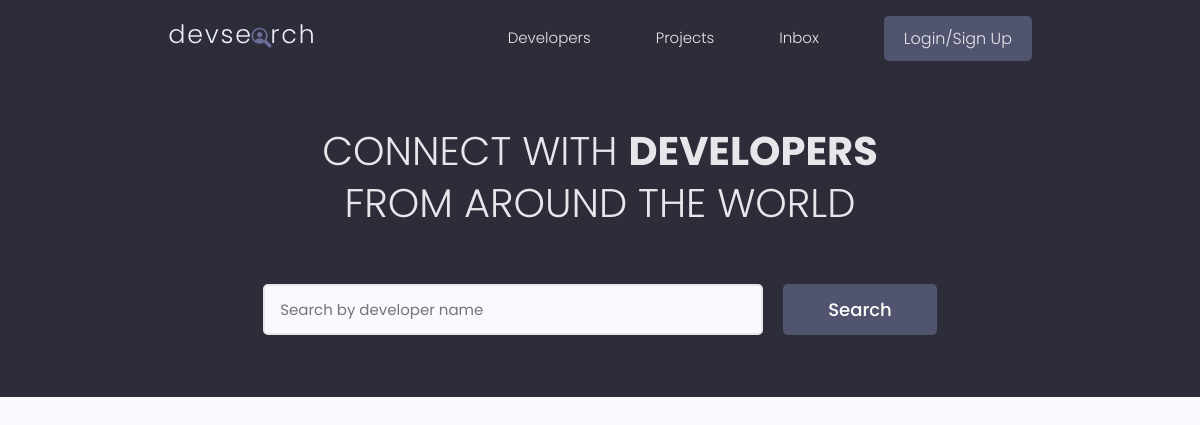
The app's page /, older data.
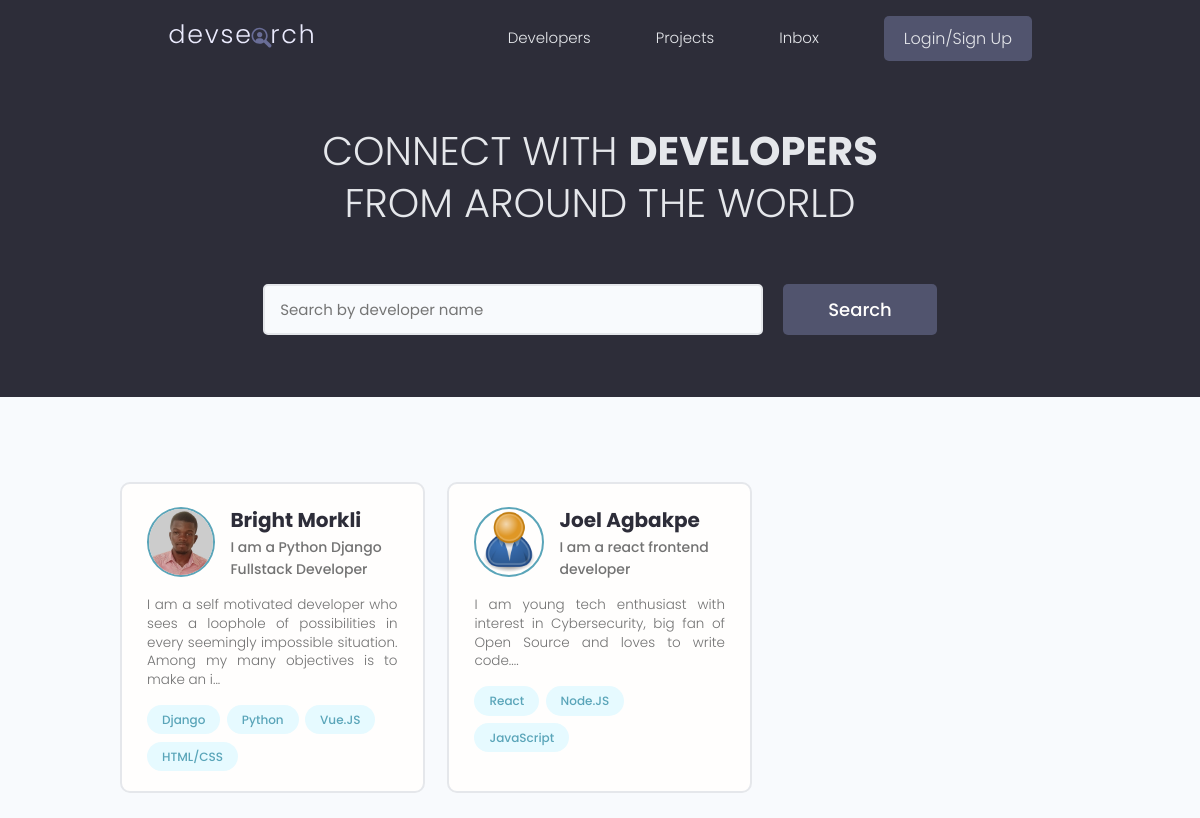
The same page, newer data.
### users/models.py (models this page shows, shortened)
class Profile(models.Model):
    id = models.UUIDField(
        default=uuid.uuid4, unique=True,
        primary_key=True, editable=False
    )
    user = models.OneToOneField(User, on_delete=models.CASCADE)
    username = models.CharField(max_length=100, blank=True, null=True)
    name = models.CharField(max_length=100, blank=True, null=True, verbose_name='Full Name')
    email = models.EmailField(max_length=100, blank=True, null=True)
    phone = models.CharField(max_length=100, blank=True, null=True)
    short_intro = models.CharField(max_length=100, blank=True, null=True)
    bio = models.TextField(max_length=500, blank=True, null=True)
    profile_pic = models.ImageField(
        upload_to='profile_pics/', blank=True, null=True, default='profile_pics/user-default.png'
    )
    address = models.CharField(max_length=100, blank=True, null=True)
    social_twitter = models.CharField(max_length=500, blank=True, null=True)
    social_linkedin = models.CharField(max_length=500, blank=True, null=True)
    social_github = models.CharField(max_length=500, blank=True, null=True)
    social_website = models.CharField(max_length=500, blank=True, null=True)
    created = models.DateTimeField(auto_now_add=True)

class Skill(models.Model):
    id = models.UUIDField(
        default=uuid.uuid4, unique=True,
        primary_key=True, editable=False
    )
    owner = models.ForeignKey(
        Profile, on_delete=models.CASCADE, blank=True, null=True)
    name = models.CharField(max_length=100, blank=True, null=True)
    description = models.TextField(blank=True, null=True)
    created = models.DateTimeField(auto_now_add=True)
    def __str__(self) -> str:
        return self.name

### users/views.py (the view)
# urls.py: path('', views.profiles, name='profiles'),
def profiles(request):
    profiles = Profile.objects.all()
    template_name = 'users/profiles.html'
    context = {'profiles': profiles}
    return render(request, template_name, context)

### users/templates/users/profiles.html (shortened to what this page needs)
{% extends 'main.html' %}
{% block content %}
<main class="home">
    <section class="hero-section text-center">
      <div class="container container--narrow">
        <div class="hero-section__box">
          <h2>CONNECT WITH <span>DEVELOPERS</span></h2>
          <h2>FROM AROUND THE WORLD</h2>
        </div>
        <div class="hero-section__search">
          <form class="form" action="#" method="get">
            <div class="form__field">
              <input class="input input--text" id="formInput#search" type="text" name="text"
                placeholder="Search by developer name" />
            </div>
            <input class="btn btn--sub btn--lg" type="submit" value="Search" />
          </form>
        </div>
      </div>
    </section>
    <section class="devlist">
      <div class="container">
        <div class="grid grid--three">
        {% for profile in profiles %}
          <div class="column card">
            <div class="dev">
              <a href="{% url 'user-profile' profile.id %}" class="card__body">
                <div class="dev__profile">
                  <img class="avatar avatar--md" src="{{profile.profile_pic.url}}" alt="image" />
                  <div class="dev__meta">
                    <h3>{{profile.name}}</h3>
                    <h5>{{profile.short_intro|slice:"0:80"}}</h5>
                  </div>
                </div>
                <p class="dev__info">
                    {{profile.bio|slice:"0:150"}}...
                </p>
                <div class="dev__skills">
                {% for skill  in profile.skill_set.all %}
                  <span class="tag tag--pill tag--main">
                    <small>{{skill}}</small>
                  </span>
                  {% endfor %}
                </div>
              </a>
            </div>
          </div>
        {% endfor %}
        </div>
      </div>
    </section>
  </main>
{% endblock content %}

Row changes from the older to the newer data that the page shows:
added Profile: profile_pic (picture), name "Bright Morkli", short_intro "I am a Python Django Fullstack Developer", bio "I am a self motivated developer who sees a loophole of possibilities in every seemingly impossible situation. Among my many objectives is to make an i"
added Skill: name "Django", shown under "Bright Morkli"
added Skill: name "Python", shown under "Bright Morkli"
added Skill: name "Vue.JS", shown under "Bright Morkli"
added Skill: name "HTML/CSS", shown under "Bright Morkli"
added Profile: profile_pic (placeholder picture), name "Joel Agbakpe", short_intro "I am a react frontend developer", bio "I am young tech enthusiast with interest in Cybersecurity, big fan of Open Source and loves to write code."
added Skill: name "React", shown under "Joel Agbakpe"
added Skill: name "Node.JS", shown under "Joel Agbakpe"
added Skill: name "JavaScript", shown under "Joel Agbakpe"
